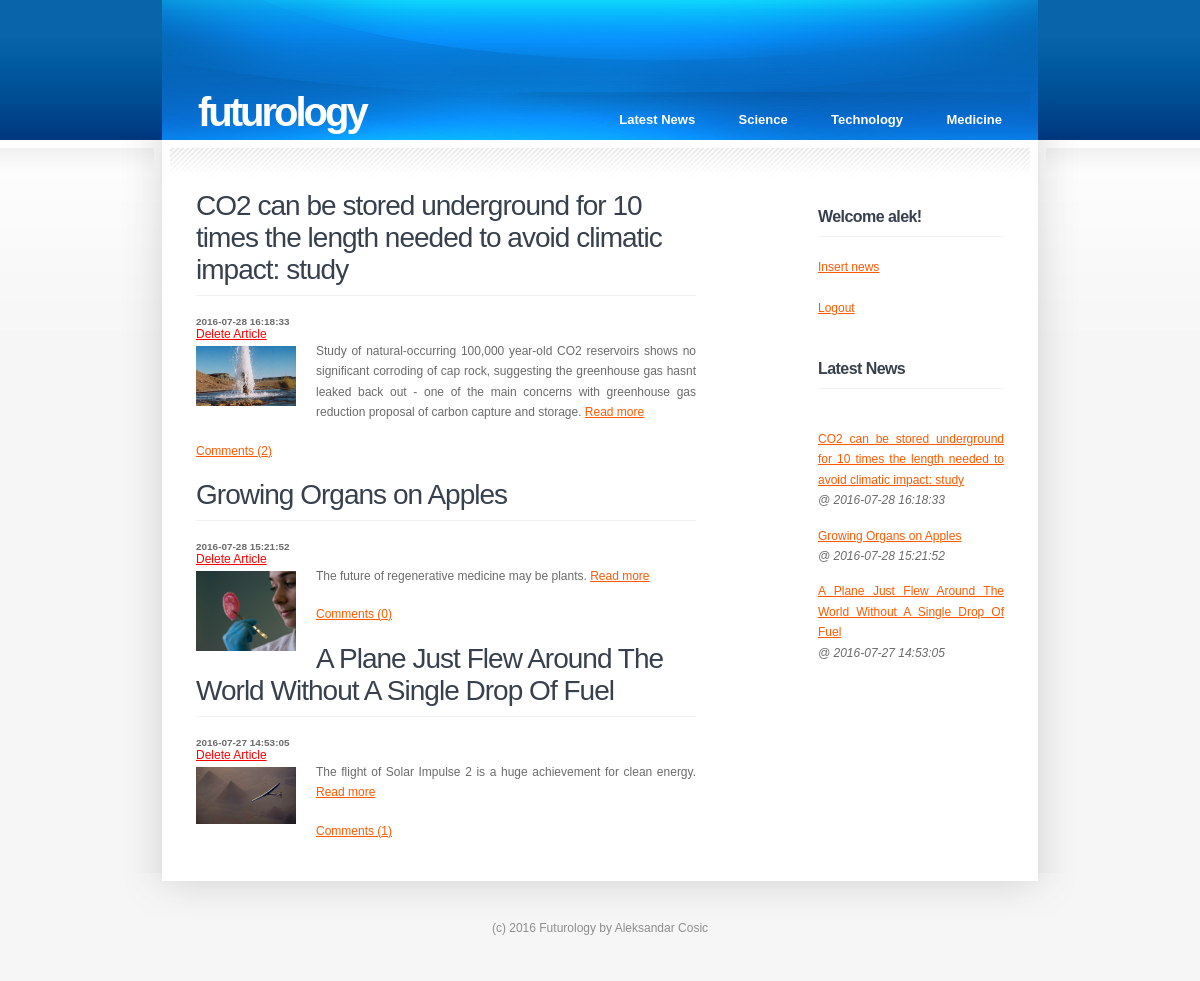
The page / (signed in) on the database its author committed.
### tables this page shows
CREATE TABLE `news` (
  `id` int(11) NOT NULL AUTO_INCREMENT,
  `title` varchar(555) NOT NULL,
  `intro` text NOT NULL,
  `content` text NOT NULL,
  `date` datetime NOT NULL DEFAULT CURRENT_TIMESTAMP,
  `category` varchar(45) NOT NULL,
  `image` varchar(255) DEFAULT NULL,
  PRIMARY KEY (`id`)
);

### classes/Connect.class.php (called while the page is built, shortened)
<?php
class Connect {
	private static $_instance = null;
	public static function getInstance() {
		if(is_null(self::$_instance)) {
			self::$_instance = new PDO ("mysql:host=" . Config::get('DB/host') . ";dbname=" . Config::get('DB/db_name'),
			Config::get('DB/user'),Config::get('DB/password'));
		}
		return self::$_instance;
	}
}

### classes/Comment.class.php (called while the page is built, shortened)
<?php
class Comment extends Entity{
	public static function getAllComments($id) {
		$q = self::$db->query("SELECT * FROM comments WHERE news_id = {$id} ORDER BY date DESC");
		$postArr = $q->fetchAll();
		return $postArr;
	}
}
?>

### classes/Article.class.php (the view, shortened to what this page needs)
<?php
class Article extends Entity{
	public static $tableName = "news";
	public static function getAllArticles($category = null) {
		$tableName = static::$tableName;
		if($category == null) {
			$q = self::$db->query("SELECT * FROM {$tableName} ORDER BY date DESC  LIMIT 5");
		} else {
			$q = self::$db->query("SELECT * FROM {$tableName} WHERE category = '{$category}' ORDER BY date DESC  LIMIT 5");
		}
		$postArr = $q->fetchAll();
		return $postArr;
	}
	public static function previewAll($arr) {
		for($i = 0; $i < sizeof($arr); $i++){
			echo "<h2 class='title'><a href=readMore.php?id=" . $arr[$i]['id'] . ">" . $arr[$i]['title'] . "</a> </h2>";
			echo "<h5>" . $arr[$i]['date'] . "</h5>";
			if(isset($_SESSION['status']) && $_SESSION['status'] == "admin") {
				echo "<a href=deleteArticle.php?article_id=" . $arr[$i]['id'] . "  style='color:red;'> Delete Article </a>";
			}
			echo "<div class='entry'> <img src='images/" . $arr[$i]['image'] . "' alt='' width='20%' height='20%' class='left' />";
			echo "<p>" . $arr[$i]['intro'] . " <a href=readMore.php?id=" . $arr[$i]['id'] . " class='permalink'>Read more</a> </p> </div>";
			$comments = Comment::getAllComments($arr[$i]['id']);
			echo "<p><a href=readMore.php?id=" . $arr[$i]['id'] . "#comments>Comments (" . sizeOf($comments) . ")</a></p> ";
		}
	}
}
?>

### widgets/latestNewsW.php (shortened to what this page needs)
<?php
	$articles = Article::getAllArticles();
	for($i = 0; $i < sizeof($articles); $i++){
		echo "<li style='margin: 5px 0 15px'><a href=readMore.php?id=" . $articles[$i]['id'] . ">" . $articles[$i]['title'] . "</a></br>
				  <em>@ " . $articles[$i]['date'] . "</em></li>";
	}
?>

### style.css (style rules this page uses)
* { margin: 0; padding: 0; }
body { background: #F6F6F6 url(images/img01.jpg) repeat-x; font-family: "Trebuchet MS", Arial, Helvetica, sans-serif; font-size: 12px; color: #6B6B6B; }
h1, h2, h3, h4 { margin: 0; }
h2, h3, h4 { margin-bottom: 20px; padding-bottom: 9px; border-bottom: 1px solid #F2F2F2; letter-spacing: -0.035em; font-weight: normal; color: #37404C; }
h2 { font-size: 28px; }
p, ul, ol { margin-bottom: 1.5em; line-height: 170%; text-align: justify; }
a { color: #FF5A00; }
img.left { float: left; margin: 5px 20px 0 0; }
.post .title a { text-decoration: none; color: #37404C; }
#sidebar li { margin-bottom: 40px; }

### rows shown on the page
news: title "CO2 can be stored underground for 10 times the length needed to avoid climatic impact: study", date "2016-07-28 16:18:33", image (picture), intro "Study of natural-occurring 100,000 year-old CO2 reservoirs shows no significant corroding of cap rock, suggesting the greenhouse gas hasnt leaked back out - one of the main concerns with greenhouse gas reduction proposal of carbon capture and storage.", sizeOf($comments) "2"
news: title "Growing Organs on Apples", date "2016-07-28 15:21:52", image (picture), intro "The future of regenerative medicine may be plants.", sizeOf($comments) "0"
news: title "A Plane Just Flew Around The World Without A Single Drop Of Fuel", date "2016-07-27 14:53:05", image (picture), intro "The flight of Solar Impulse 2 is a huge achievement for clean energy.", sizeOf($comments) "1"

### other values the page prints
$username "alek"
